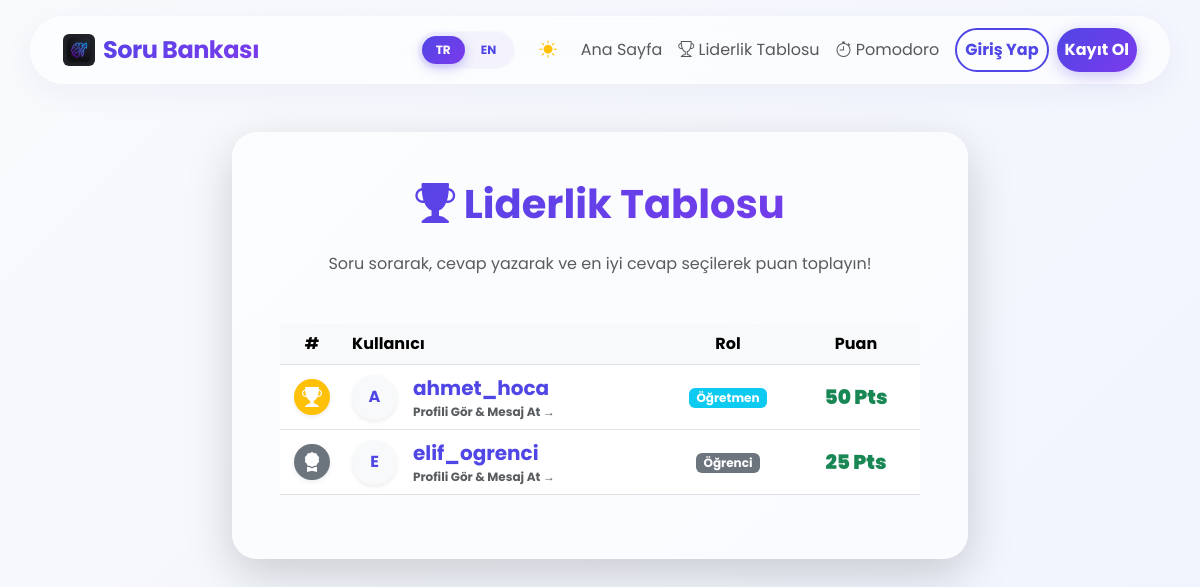
The app's page /leaderboard with its own data.
### tables this page shows
CREATE TABLE users (
    id            INT          NOT NULL AUTO_INCREMENT,
    username      VARCHAR(50)  NOT NULL,
    email         VARCHAR(100) NOT NULL,
    password      VARCHAR(255) NOT NULL,
    role          ENUM('student','teacher','admin') NOT NULL DEFAULT 'student',
    profile_photo VARCHAR(255)            DEFAULT NULL,
    cover_photo   VARCHAR(255)            DEFAULT NULL,
    bio           TEXT                    DEFAULT NULL,
    points        INT                     DEFAULT 0,
    google_id     VARCHAR(255)            DEFAULT NULL,
    reset_token   VARCHAR(255)            DEFAULT NULL,
    reset_expires DATETIME                DEFAULT NULL,
    created_at    TIMESTAMP               DEFAULT CURRENT_TIMESTAMP,
    is_banned     TINYINT(1)              NOT NULL DEFAULT 0,
    PRIMARY KEY (id),
    UNIQUE KEY uq_username (username),
    UNIQUE KEY uq_email    (email)
);

### controllers/LeaderboardController.php (called while the page is built)
<?php
require_once __DIR__ . '/../models/User.php';
class LeaderboardController {
    private $userModel;
    public function __construct() {
        $this->userModel = new User();
    }
    public function index() {
        $topUsers = $this->userModel->getTopUsers(50);
        require __DIR__ . '/../views/leaderboard.php';
    }
}

### models/Database.php (called while the page is built, shortened)
<?php
class Database {
    private static $instance = null;
    private $conn;
    private function __construct() {
        try {
            $this->conn = new PDO("mysql:host=" . DB_HOST . ";dbname=" . DB_NAME . ";charset=utf8mb4", DB_USER, DB_PASS);
            $this->conn->setAttribute(PDO::ATTR_ERRMODE, PDO::ERRMODE_EXCEPTION);
            $this->conn->setAttribute(PDO::ATTR_DEFAULT_FETCH_MODE, PDO::FETCH_ASSOC);
            $this->ensureSchema();
        } catch(PDOException $e) {
            die("Database connection failed: " . $e->getMessage());
        }
    }
    private function ensureSchema() {
        try {
            $this->conn->exec("
                CREATE TABLE IF NOT EXISTS tags (
                    id INT AUTO_INCREMENT PRIMARY KEY,
                    name VARCHAR(50) NOT NULL UNIQUE
                ) ENGINE=InnoDB DEFAULT CHARSET=utf8mb4 COLLATE=utf8mb4_unicode_ci;
            ");
            $this->conn->exec("
                CREATE TABLE IF NOT EXISTS question_tags (
                    question_id INT NOT NULL,
                    tag_id INT NOT NULL,
                    PRIMARY KEY (question_id, tag_id),
                    FOREIGN KEY (question_id) REFERENCES questions(id) ON DELETE CASCADE,
                    FOREIGN KEY (tag_id) REFERENCES tags(id) ON DELETE CASCADE
                ) ENGINE=InnoDB DEFAULT CHARSET=utf8mb4 COLLATE=utf8mb4_unicode_ci;
            ");
            $this->conn->exec("
                CREATE TABLE IF NOT EXISTS bookmarks (
                    id INT AUTO_INCREMENT PRIMARY KEY,
                    user_id INT NOT NULL,
                    question_id INT NOT NULL,
                    created_at TIMESTAMP DEFAULT CURRENT_TIMESTAMP,
                    UNIQUE KEY unique_bookmark (user_id, question_id),
                    FOREIGN KEY (user_id) REFERENCES users(id) ON DELETE CASCADE,
                    FOREIGN KEY (question_id) REFERENCES questions(id) ON DELETE CASCADE
                ) ENGINE=InnoDB DEFAULT CHARSET=utf8mb4 COLLATE=utf8mb4_unicode_ci;
            ");
            $this->conn->exec("
                CREATE TABLE IF NOT EXISTS reports (
                    id INT NOT NULL AUTO_INCREMENT,
                    user_id INT NOT NULL,
                    item_type ENUM('question', 'answer', 'message') NOT NULL,
                    item_id INT NOT NULL,
                    reason VARCHAR(255) NOT NULL,
                    status ENUM('pending', 'resolved', 'dismissed') NOT NULL DEFAULT 'pending',
                    created_at TIMESTAMP DEFAULT CURRENT_TIMESTAMP,
                    PRIMARY KEY (id),
                    FOREIGN KEY (user_id) REFERENCES users(id) ON DELETE CASCADE
                ) ENGINE=InnoDB DEFAULT CHARSET=utf8mb4 COLLATE=utf8mb4_unicode_ci;
            ");
            $this->conn->exec("
                CREATE TABLE IF NOT EXISTS messages (
                    id INT NOT NULL AUTO_INCREMENT,
                    sender_id INT NOT NULL,
                    receiver_id INT NOT NULL,
                    content TEXT NOT NULL,
                    is_read TINYINT(1) NOT NULL DEFAULT 0,
                    created_at TIMESTAMP DEFAULT CURRENT_TIMESTAMP,
                    PRIMARY KEY (id),
                    INDEX idx_sender (sender_id),
                    INDEX idx_receiver (receiver_id),
                    INDEX idx_conv (sender_id, receiver_id),
                    FOREIGN KEY (sender_id) REFERENCES users(id) ON DELETE CASCADE,
                    FOREIGN KEY (receiver_id) REFERENCES users(id) ON DELETE CASCADE
                ) ENGINE=InnoDB DEFAULT CHARSET=utf8mb4 COLLATE=utf8mb4_unicode_ci;
            ");
            $this->conn->exec("
                CREATE TABLE IF NOT EXISTS moderation_log (
                    id INT NOT NULL AUTO_INCREMENT,
                    content_type ENUM('question', 'answer') NOT NULL,
                    content_id INT NOT NULL,
                    status ENUM('approved', 'review', 'rejected') NOT NULL,
                    reason TEXT DEFAULT NULL,
                    confidence INT DEFAULT 0,
                    admin_id INT DEFAULT NULL,
                    created_at TIMESTAMP DEFAULT CURRENT_TIMESTAMP,
                    PRIMARY KEY (id),
                    INDEX idx_content (content_type, content_id),
                    INDEX idx_status (status),
                    FOREIGN KEY (admin_id) REFERENCES users(id) ON DELETE SET NULL
                ) ENGINE=InnoDB DEFAULT CHARSET=utf8mb4 COLLATE=utf8mb4_unicode_ci;
            ");
            $this->conn->exec("
                CREATE TABLE IF NOT EXISTS badges (
                    id INT AUTO_INCREMENT PRIMARY KEY,
                    slug VARCHAR(50) NOT NULL UNIQUE,
                    name VARCHAR(100) NOT NULL,
                    description TEXT NOT NULL,
                    icon VARCHAR(50) NOT NULL,
                    color VARCHAR(50) NOT NULL DEFAULT 'text-primary'
                ) ENGINE=InnoDB DEFAULT CHARSET=utf8mb4 COLLATE=utf8mb4_unicode_ci;
            ");
            $this->conn->exec("
                CREATE TABLE IF NOT EXISTS user_badges (
                    id INT AUTO_INCREMENT PRIMARY KEY,
                    user_id INT NOT NULL,
                    badge_id INT NOT NULL,
                    awarded_at TIMESTAMP DEFAULT CURRENT_TIMESTAMP,
                    UNIQUE KEY unique_user_badge (user_id, badge_id),
                    FOREIGN KEY (user_id) REFERENCES users(id) ON DELETE CASCADE,
                    FOREIGN KEY (badge_id) REFERENCES badges(id) ON DELETE CASCADE
                ) ENGINE=InnoDB DEFAULT CHARSET=utf8mb4 COLLATE=utf8mb4_unicode_ci;
            ");
            $this->conn->exec("
                CREATE TABLE IF NOT EXISTS pomodoro_sessions (
                    id INT AUTO_INCREMENT PRIMARY KEY,
                    user_id INT NOT NULL,
                    duration_minutes INT NOT NULL DEFAULT 25,
                    mode VARCHAR(20) NOT NULL DEFAULT 'pomodoro',
                    created_at TIMESTAMP DEFAULT CURRENT_TIMESTAMP,
                    INDEX idx_user_pomo (user_id),
                    FOREIGN KEY (user_id) REFERENCES users(id) ON DELETE CASCADE
                ) ENGINE=InnoDB DEFAULT CHARSET=utf8mb4 COLLATE=utf8mb4_unicode_ci;
            ");
            $badgeCount = $this->conn->query("SELECT COUNT(*) FROM badges")->fetchColumn();
            $this->addColumnIfNotExists('answers', 'is_best_answer', 'TINYINT(1) NOT NULL DEFAULT 0');
            $this->addColumnIfNotExists('answers', 'image_path', 'VARCHAR(255) DEFAULT NULL');
        } catch (\Exception $e) {
            error_log('Schema auto-sync notice: ' . $e->getMessage());
        }
    }
    private function addColumnIfNotExists(string $table, string $column, string $definition) {
        try {
            $check = $this->conn->query("SHOW COLUMNS FROM `{$table}` LIKE '{$column}'");
        } catch (\Exception $e) {
        }
    }
    public static function getInstance() {
        if (!self::$instance) {
            self::$instance = new Database();
        }
        return self::$instance;
    }
}

### models/User.php (called while the page is built, shortened)
<?php
require_once __DIR__ . '/Database.php';
class User {
    private $db;
    public function __construct() {
        $this->db = Database::getInstance()->getConnection();
    }
    public function getTopUsers($limit = 10) {
        $stmt = $this->db->prepare("SELECT id, username, role, profile_photo, points FROM users WHERE is_banned = 0 AND role != 'admin' ORDER BY points DESC LIMIT :limit");
        $stmt->bindValue(':limit', (int)$limit, PDO::PARAM_INT);
        $stmt->execute();
        return $stmt->fetchAll();
    }
}

### views/leaderboard.php (the view, shortened to what this page needs)
<div class="row">
    <div class="col-lg-8 mx-auto">
        <div class="card glass-effect mb-4 border-0 shadow-lg" style="border-radius: 25px;">
            <div class="card-body p-5">
                <h1 class="card-title fw-bolder mb-4 text-center" style="background: var(--primary-gradient); -webkit-background-clip: text; -webkit-text-fill-color: transparent;">
                    <i class="bi bi-trophy-fill text-warning"></i> Liderlik Tablosu
                </h1>
                <p class="text-center text-muted mb-5">Soru sorarak, cevap yazarak ve en iyi cevap seçilerek puan toplayın!</p>
                <div class="table-responsive">
                    <table class="table table-hover align-middle">
                        <thead class="table-light">
                            <tr>
                                <th class="text-center" style="width: 10%;">#</th>
                                <th style="width: 50%;">Kullanıcı</th>
                                <th class="text-center" style="width: 20%;">Rol</th>
                                <th class="text-center" style="width: 20%;">Puan</th>
                            </tr>
                        </thead>
                        <tbody>
                            <?php $rank = 1; foreach($topUsers as $u): ?>
                                <tr class="<?= $rank <= 3 ? 'fw-bold' : '' ?>">
                                    <td class="text-center">
                                        <?php if($rank == 1): ?>
                                            <span class="badge bg-warning fs-5 p-2 rounded-circle shadow-sm"><i class="bi bi-trophy-fill"></i></span>
                                        <?php elseif($rank == 2): ?>
                                            <span class="badge bg-secondary fs-5 p-2 rounded-circle shadow-sm"><i class="bi bi-award-fill"></i></span>
                                        <?php elseif($rank == 3): ?>
                                            <span class="badge fs-5 p-2 rounded-circle shadow-sm text-white" style="background-color:#cd7f32;"><i class="bi bi-award-fill"></i></span>
                                        <?php else: ?>
                                            <span class="fs-5 text-muted"><?= $rank ?></span>
                                        <?php endif; ?>
                                    </td>
                                    <td>
                                        <a href="<?= BASE_URL ?>/profile/<?= $u['id'] ?>" class="d-flex align-items-center text-decoration-none" style="color: inherit;" title="Profili Görüntüle">
                                            <?php if(!empty($u['profile_photo'])): ?>
                                                <img src="<?= BASE_URL . htmlspecialchars($u['profile_photo']) ?>" class="rounded-circle me-3 object-fit-cover shadow-sm" width="45" height="45">
                                            <?php else: ?>
                                                <div class="rounded-circle bg-light d-flex align-items-center justify-content-center me-3 shadow-sm text-primary fw-bold" style="width: 45px; height: 45px;">
                                                    <?= strtoupper(substr($u['username'], 0, 1)) ?>
                                                </div>
                                            <?php endif; ?>
                                            <div>
                                                <span class="fs-5 fw-bold text-primary"><?= htmlspecialchars($u['username']) ?></span>
                                                <small class="d-block text-muted" style="font-size: 0.75rem;">Profili Gör & Mesaj At &rarr;</small>
                                            </div>
                                        </a>
                                    </td>
                                    <td class="text-center">
                                        <span class="badge <?= $u['role'] === 'teacher' ? 'bg-info text-white' : 'bg-secondary' ?>"><?= $u['role'] === 'teacher' ? 'Öğretmen' : 'Öğrenci' ?></span>
                                    </td>
                                    <td class="text-center">
                                        <span class="fs-5 text-success fw-bolder"><?= $u['points'] ?> Pts</span>
                                    </td>
                                </tr>
                            <?php $rank++; endforeach; ?>
                        </tbody>
                    </table>
                </div>
            </div>
        </div>
    </div>
</div>
<?php
require __DIR__ . '/layout.php';
?>

### records on screen
users: username "A", username "ahmet_hoca", role "Öğretmen", points "50"
users: username "E", username "elif_ogrenci", role "Öğrenci", points "25"

### other values on screen
__('home_link') "Ana Sayfa"
__('leaderboard') "Liderlik Tablosu"
__('login_btn') "Giriş Yap"
__('register_btn') "Kayıt Ol"
